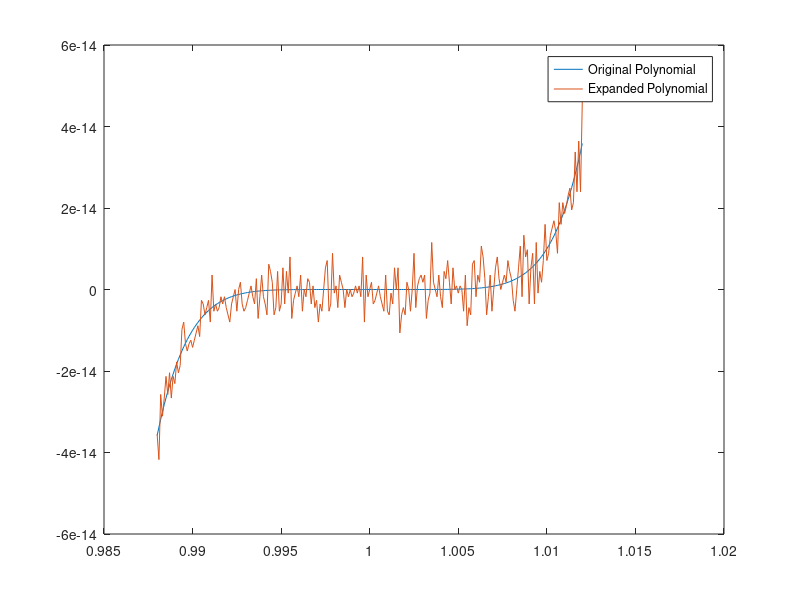

Reproduce this figure in MATLAB.
% %The program to plot the polynomial p(x) = (x-1)^7 and binomial expansion
% of p(x)
delta = 1.2e-2;
x = 1-delta:0.0001:1+delta;
p = (x-1).^7;
expanded_p = x.^7 - 7*x.^6 + 21*x.^5 - 35*x.^4 + 35*x.^3 - 21*x.^2 + 7*x - 1;
plot(x,p)
hold on
plot(x,expanded_p)
legend('Original Polynomial', 'Expanded Polynomial')
